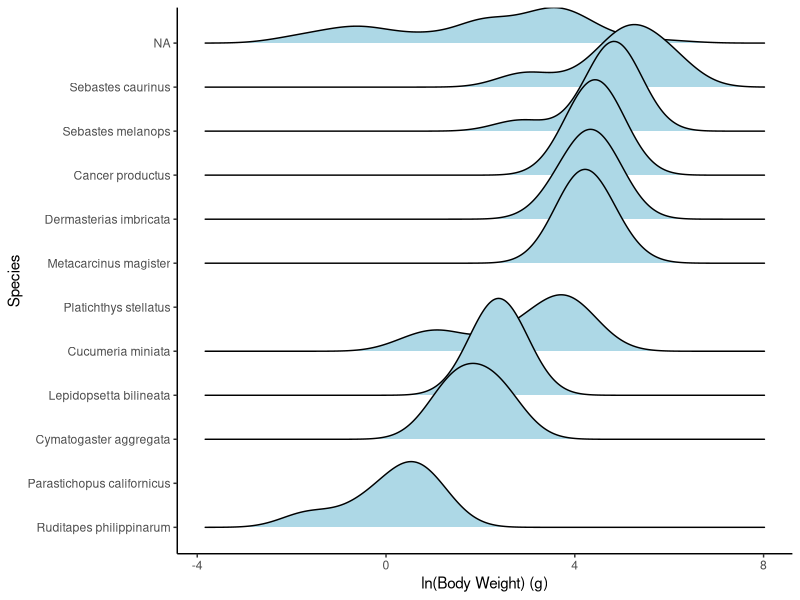

Write the R code that produced this figure.
##### Setup #####

## load packages
library(plyr)
library(ggplot2)
library(dplyr)
library(ggridges)

#### Field Data ####

## load field data

field_data <- read.csv("NCAG_field_data.csv", header = TRUE)

## Clean up data and merge

## Clean up field data

names(field_data)
summary(field_data$site)
summary(field_data$animal.type)
summary(field_data$species)
summary(field_data$sex)

field_data$sex <- mapvalues(field_data$sex, 
                            from = c('f',
                                     'F',
                                     'm',
                                     'M'),
                            to = c('Female',
                                   'Female',
                                   'Male',
                                   'Male'))

summary(field_data)

#### Lab Data ####

## Import data

lab_data <- read.csv('NCAG_lab_data.csv', header = TRUE)

## Check

names(lab_data)

summary(lab_data)

#### Combine ####

animal_info <- left_join(lab_data,
                         field_data,
                         by = c('ID', 'site'))

animal_info$ID <- as.factor(animal_info$ID)

summary(animal_info)

ggplot(animal_info) +  # plot size distribution by species
  geom_density_ridges(aes(x = log(total.body.wet.weight),
                          y = reorder(species, total.body.wet.weight, mean)),
                      fill = 'lightblue') +
  labs(x = 'ln(Body Weight) (g)',
       y = 'Species') +
  theme_classic()
